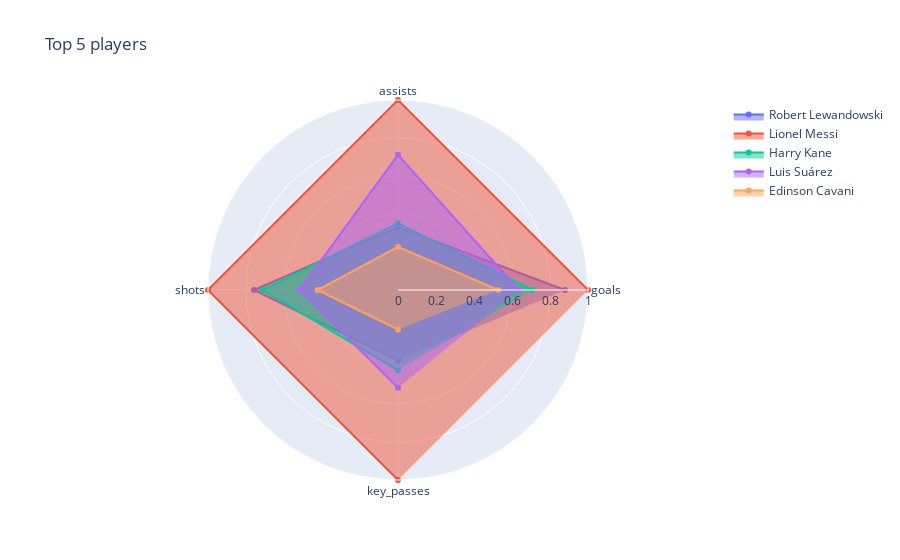

Write notebook code for a chart like this one.
### Markdown cell above
Vous pouvez filtrer le graphique en cliquant ou en double-cliquant sur la légende dans le coin supérieur droit.

De Bruyne était le leader de la ligue pour les passes décisives et les passes décisives. Cela a du sens étant donné qu'il est vraiment une force sur la nature en termes de créativité.

Salah mène la ligue en termes de tirs mais la conversion semble être faible. Nous approfondirons ces deux facteurs à un stade ultérieur. Pour l'instant, mettons-nous à l'aise avec l'apparence et la convivialité de ces graphiques.

### Code cell
fig = go.Figure()
for i in range(5):
    fig.add_trace(go.Scatterpolar(
          r=p_s_s_top5_scaled[radar_cols].iloc[i],
          theta=radar_cols,
          fill='toself',
          name=p_s_s_top5_scaled['player_name'].iloc[i]))


fig.update_layout(polar=dict(radialaxis=dict(visible=True,range=[0, 1])),showlegend=True, title = "Top 5 players")

fig.show()

### Figure 1 — Plotly figure (JSON) as saved in the notebook; plotly's stock layout.template omitted (floating-point values rounded to 4 significant figures)
{"data": [{"fill": "toself", "name": "Robert Lewandowski", "r": [0.8788, 0.3299, 0.758, 0.3708], "theta": ["goals", "assists", "shots", "key_passes"], "type": "scatterpolar"}, {"fill": "toself", "name": "Lionel Messi", "r": [1, 1, 1, 1], "theta": ["goals", "assists", "shots", "key_passes"], "type": "scatterpolar"}, {"fill": "toself", "name": "Harry Kane", "r": [0.7056, 0.3505, 0.7122, 0.4228], "theta": ["goals", "assists", "shots", "key_passes"], "type": "scatterpolar"}, {"fill": "toself", "name": "Luis Suárez", "r": [0.6364, 0.7113, 0.5177, 0.5151], "theta": ["goals", "assists", "shots", "key_passes"], "type": "scatterpolar"}, {"fill": "toself", "name": "Edinson Cavani", "r": [0.5281, 0.2268, 0.4228, 0.2081], "theta": ["goals", "assists", "shots", "key_passes"], "type": "scatterpolar"}], "layout": {"polar": {"radialaxis": {"range": [0, 1], "visible": true}}, "showlegend": true, "title": {"text": "Top 5 players"}}}
